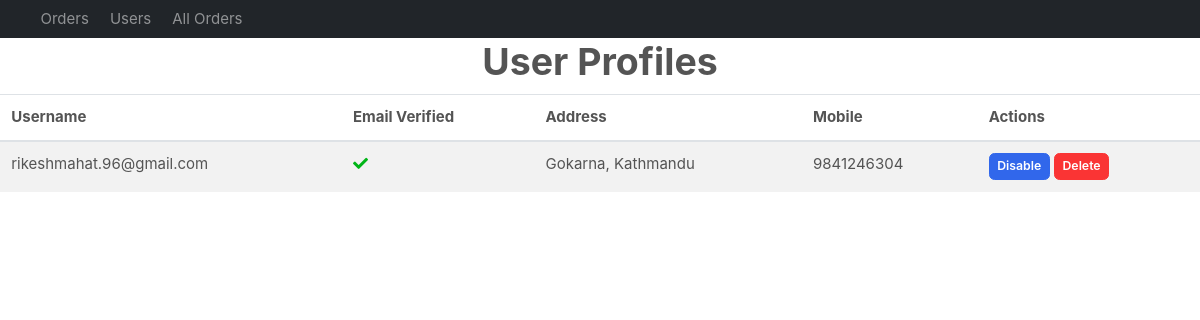
The app's page /accounts/users/ with its own data.
### accounts/models.py (models this page shows, shortened)
class Profile(BaseModel):
    user  = models.OneToOneField(User, on_delete=models.CASCADE, related_name="profile")
    is_email_verified = models.BooleanField(default=False)
    email_token = models.CharField(max_length=200, null = True, blank = True)
    profile_image = models.ImageField(upload_to="profile")
    address = models.CharField(max_length=200, null = True, blank = True)
    mobile = models.PositiveBigIntegerField(null=True, blank=True)
    status = models.BooleanField(default = False)

### accounts/views.py (the view)
# urls.py: path('users/', display_users, name='display_users'),
def display_users(request):
    profile_list = Profile.objects.all()
    paginator = Paginator(profile_list, 1) # Show 10 profiles per page
    page_number = request.GET.get('page')
    try:
        profiles = paginator.page(page_number)
    except PageNotAnInteger:
        profiles = paginator.page(1)
    except EmptyPage:
        profiles = paginator.page(paginator.num_pages)
    return render(request, 'adminpages/users.html', {'profiles': profiles})

### templates/adminpages/users.html (shortened to what this page needs)
{% extends 'adminpages/navbar.html' %}
{% block start %}
  <h1 class="text-center">User Profiles</h1>
  <div class="table-responsive mx-auto">
    <table class="table table-striped">
      <thead>
        <tr>
          <th>Username</th>
          <th>Email Verified</th>
          <th>Address</th>
          <th>Mobile</th>
          <th>Actions</th>
        </tr>
      </thead>
      <tbody>
        {% for profile in profiles %}
          <tr>
            <td>{{ profile.user.username }}</td>
            <td> {% if profile.status %}
                <i class="fa fa-check text-success"></i>
              {% else %}
                <i class="fa fa-times text-danger"></i>
              {% endif %}</td>
            <td>{{ profile.address }}</td>
            <td>{{ profile.mobile }}</td>
            <td>
                {%if profile.status%}
                <a href="{%url 'disable_user' profile.uid%}" class="btn btn-sm btn-primary">Disable</a>
                {%else%}
                <a href="{%url 'disable_user' profile.uid%}" class="btn btn-sm btn-primary">Enable</a>
                {%endif%}
              <a href="#" class="btn btn-sm btn-danger">Delete</a>
            </td>
          </tr>
        {% empty %}
          <tr>
            <td colspan="5">No profiles found.</td>
          </tr>
        {% endfor %}
      </tbody>
    </table>
  </div>
{% endblock %}

### public/static/css/ui.css (style rules this page uses)
html { font-family: 'Inter', sans-serif; font-size: 15px; }

### records on screen
Profile: user.username "rikeshmahat.96@gmail.com", status True (drawn), address "Gokarna, Kathmandu", mobile "9841246304"
